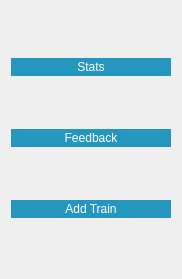
            <widget class="QWidget" name="page_5">
             <property name="geometry">
              <rect>
               <x>0</x>
               <y>0</y>
               <width>182</width>
               <height>279</height>
              </rect>
             </property>
             <attribute name="icon">
              <iconset resource="Res/adminResource.qrc">
               <normaloff>:/icons/chevron-down.svg</normaloff>:/icons/chevron-down.svg</iconset>
             </attribute>
             <attribute name="label">
              <string>Main Menu</string>
             </attribute>
             <layout class="QVBoxLayout" name="verticalLayout_2">
              <item>
               <widget class="QPushButton" name="statsBut">
                <property name="styleSheet">
                 <string notr="true">background-color: rgb(37, 150, 190);
color: rgb(255, 255, 255);
border-radius:10px;
border:1.5px solid #2596be</string>
                </property>
                <property name="text">
                 <string>Stats</string>
                </property>
                <property name="icon">
                 <iconset resource="Res/adminResource.qrc">
                  <normaloff>:/icons/trending-up.svg</normaloff>:/icons/trending-up.svg</iconset>
                </property>
                <property name="iconSize">
                 <size>
                  <width>20</width>
                  <height>20</height>
                 </size>
                </property>
               </widget>
              </item>
              <item>
               <widget class="QPushButton" name="feedbackBut">
                <property name="styleSheet">
                 <string notr="true">background-color: rgb(37, 150, 190);
color: rgb(255, 255, 255);
border-radius:10px;
border:1.5px solid #2596be</string>
                </property>
                <property name="text">
                 <string>Feedback</string>
                </property>
                <property name="icon">
                 <iconset resource="Res/adminResource.qrc">
                  <normaloff>:/icons/airplay.svg</normaloff>:/icons/airplay.svg</iconset>
                </property>
                <property name="iconSize">
                 <size>
                  <width>20</width>
                  <height>20</height>
                 </size>
                </property>
               </widget>
              </item>
              <item>
               <widget class="QPushButton" name="addTrainBut">
                <property name="styleSheet">
                 <string notr="true">background-color: rgb(37, 150, 190);
color: rgb(255, 255, 255);
border-radius:10px;
border:1.5px solid #2596be</string>
                </property>
                <property name="text">
                 <string>Add Train</string>
                </property>
                <property name="icon">
                 <iconset resource="Res/adminResource.qrc">
                  <normaloff>:/icons/database.svg</normaloff>:/icons/database.svg</iconset>
                </property>
                <property name="iconSize">
                 <size>
                  <width>20</width>
                  <height>20</height>
                 </size>
                </property>
               </widget>
              </item>
             </layout>
            </widget>
